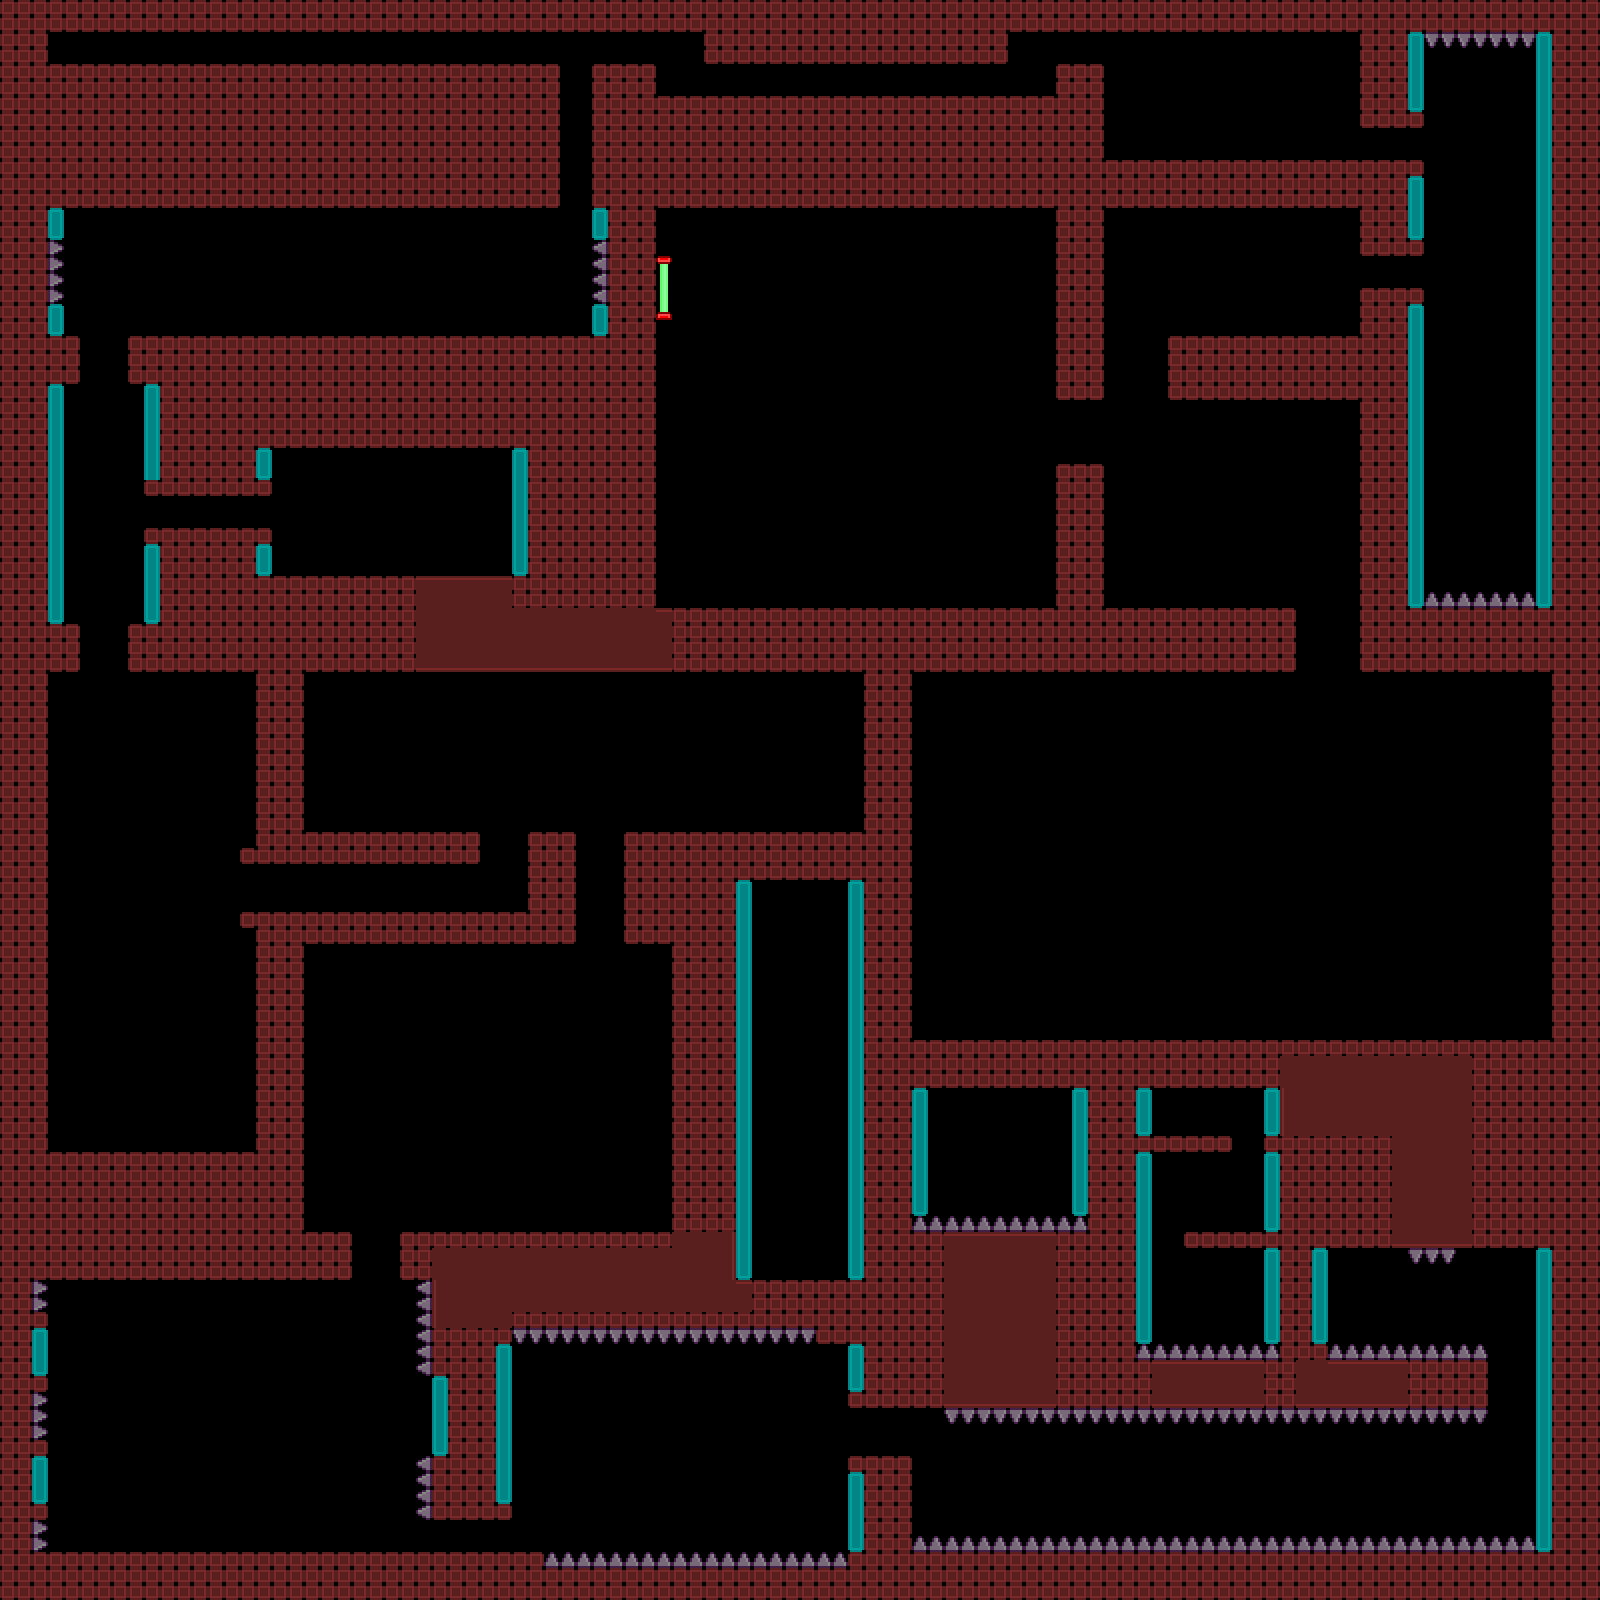

Tiled map render using the project's own tile images. Description and the map definition, with tile-layer contents summarised, below:
An orthogonal 100x100 tile map with 16x16 px tiles, 5 tile layers (decoration, spikes, bounce, map, ...) and 21 objects (9x powerup_flip, 7x powerup_save, 2x platform_normal, player, end_zone, ...).

<map version="1.0" orientation="orthogonal" renderorder="left-down" width="100" height="100" tilewidth="16" tileheight="16">
 <properties>
  <property name="time_limit" value="300" />
 </properties>
 <tileset firstgid="1" name="tilemap_1" tilewidth="16" tileheight="16">
  <image source="../tilemap_1.png" width="256" height="256" />
 </tileset>
 <layer name="decoration" width="100" height="100">
  <data>[10000 cells, 10 non-empty, 6 distinct tile ids]</data>
 </layer>
 <layer name="spikes" width="100" height="100">
  <data>[10000 cells, 131 non-empty, 1 distinct tile ids]</data>
 </layer>
 <layer name="bounce" width="100" height="100">
  <data>[10000 cells, 279 non-empty, 4 distinct tile ids]</data>
 </layer>
 <layer name="map" width="100" height="100">
  <properties>
   <property name="map" value="1" />
  </properties>
  <data>[10000 cells, 3768 non-empty, 1 distinct tile ids]</data>
 </layer>
 <layer name="overlay" width="100" height="100">
  <data>[10000 cells, 439 non-empty, 10 distinct tile ids]</data>
 </layer>
 <objectgroup name="objects">
  <object name="player" gid="16" x="60" y="60" />
  <object name="end_zone" x="668" y="256" width="4" height="64" />
  <object type="powerup_smash" gid="69" x="456" y="164" />
  <object type="powerup_save" gid="70" x="568" y="148" />
  <object type="powerup_flip" gid="67" x="1380" y="152" />
  <object type="powerup_save" gid="70" x="984" y="88" />
  <object type="powerup_save" gid="70" x="460" y="1544" />
  <object type="powerup_save" gid="70" x="368" y="1264" />
  <object type="powerup_save" gid="70" x="992" y="1112" />
  <object type="powerup_save" gid="70" x="1164" y="1120" />
  <object type="powerup_flip" gid="67" x="1188" y="1120" />
  <object type="powerup_flip" gid="67" x="972" y="1112" />
  <object type="powerup_flip" gid="67" x="1012" y="1112" />
  <object type="powerup_flip" gid="67" x="992" y="1132" />
  <object type="powerup_flip" gid="67" x="1336" y="1304" />
  <object type="powerup_flip" gid="67" x="1241" y="1304" />
  <object type="powerup_flip" gid="67" x="1049" y="1208" />
  <object type="powerup_flip" gid="67" x="936" y="1208" />
  <object type="powerup_save" gid="70" x="880" y="1440" />
  <object type="platform_normal" x="608" y="1376">
   <properties>
    <property name="size" value="4" />
   </properties>
   <polyline points="0,0 0,144" />
  </object>
  <object type="platform_normal" x="752" y="1376">
   <properties>
    <property name="size" value="4" />
   </properties>
   <polyline points="0,144 0,0" />
  </object>
 </objectgroup>
</map>
